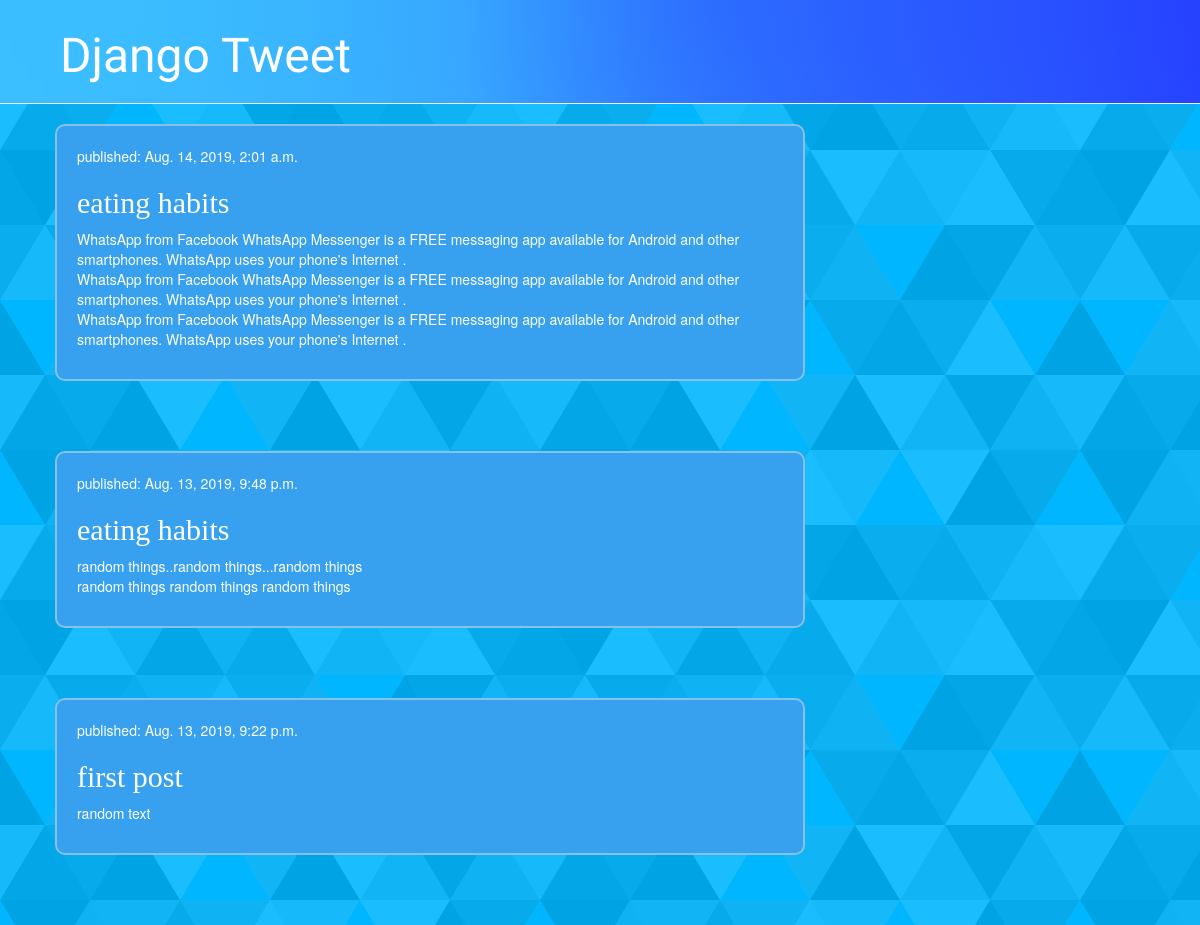
The app's page /, older data.
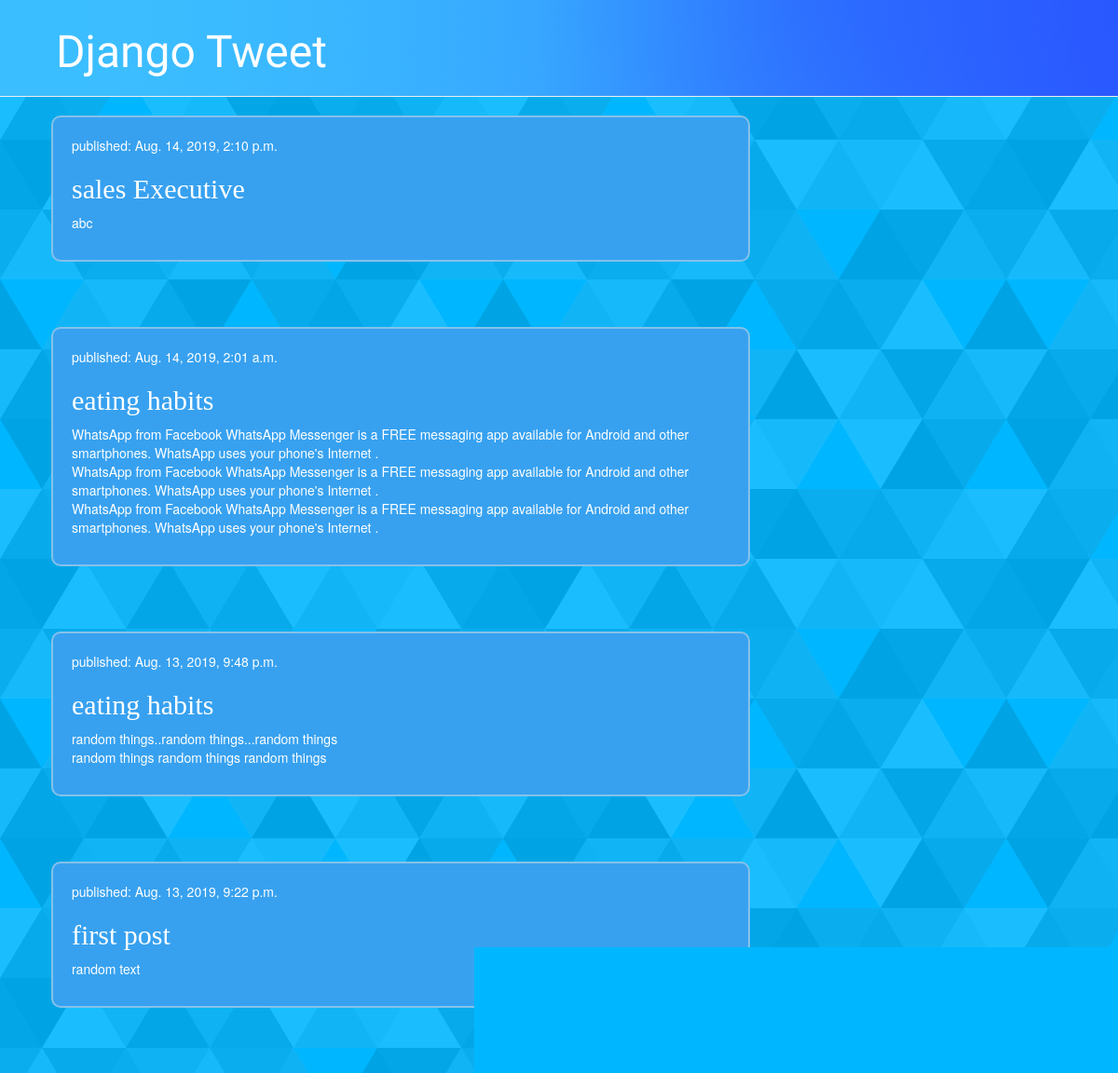
The same page, newer data.
### blog/models.py (models this page shows, shortened)
class Post(models.Model):
    author = models.ForeignKey(settings.AUTH_USER_MODEL , on_delete=models.CASCADE)
    title = models.CharField(max_length=50)
    text = models.TextField(max_length=1000)
    created_date = models.DateTimeField(default=timezone.now)
    published_date = models.DateTimeField(blank=True , null=True)

### blog/views.py (the view)
# urls.py: path('' , views.post_list , name  ="post_list"),
def post_list(request):
    posts = Post.objects.filter(published_date__lte=timezone.now()).order_by('-published_date')
    return render(request , 'blog/post_list.html' , {'posts' : posts})

### blog/templates/blog/post_list.html
{% extends 'blog/base.html' %}
{% block content %}
            {% for p in posts %}
               <div class="post">
                   <div class="date">
                         <p> published: {{p.published_date}}</p>
                   </div>
                   <div>
                       <h2> <a href="{% url 'post_detail' pk=p.pk %}"> {{p.title}} </a></h2>
                       <p> {{p.text|linebreaksbr}}</p>
                   </div>
               </div>
            {% endfor %}
{% endblock %}

Row changes from the older to the newer data that the page shows:
added Post: published_date "Aug. 14, 2019, 2:10 p.m.", title "sales Executive", text "abc"
